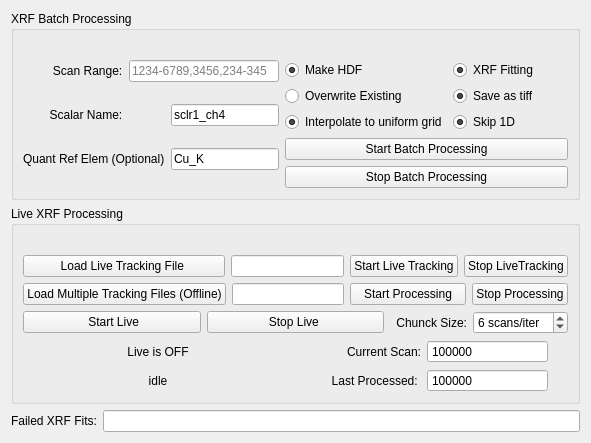
      <widget class="QWidget" name="tab_2">
       <attribute name="title">
        <string>XRF</string>
       </attribute>
       <layout class="QGridLayout" name="gridLayout_13">
        <item row="0" column="0">
         <widget class="QGroupBox" name="groupBox_3">
          <property name="title">
           <string>XRF Batch Processing</string>
          </property>
          <layout class="QGridLayout" name="gridLayout_36">
           <item row="0" column="0">
            <widget class="QLabel" name="label_23">
             <property name="sizePolicy">
              <sizepolicy hsizetype="Preferred" vsizetype="Fixed">
               <horstretch>0</horstretch>
               <verstretch>0</verstretch>
              </sizepolicy>
             </property>
             <property name="text">
              <string/>
             </property>
            </widget>
           </item>
           <item row="1" column="0">
            <layout class="QGridLayout" name="gridLayout_11">
             <item row="0" column="0">
              <widget class="QLabel" name="label_22">
               <property name="sizePolicy">
                <sizepolicy hsizetype="Fixed" vsizetype="Fixed">
                 <horstretch>0</horstretch>
                 <verstretch>0</verstretch>
                </sizepolicy>
               </property>
               <property name="text">
                <string>         Scan Range:</string>
               </property>
              </widget>
             </item>
             <item row="0" column="1">
              <widget class="QLineEdit" name="le_XRFBatchSID">
               <property name="placeholderText">
                <string>1234-6789,3456,234-345</string>
               </property>
              </widget>
             </item>
            </layout>
           </item>
           <item row="1" column="1" rowspan="2">
            <layout class="QGridLayout" name="gridLayout_35">
             <item row="0" column="0">
              <widget class="QRadioButton" name="rb_make_hdf">
               <property name="text">
                <string>Make HDF</string>
               </property>
               <property name="checked">
                <bool>true</bool>
               </property>
               <property name="autoExclusive">
                <bool>false</bool>
               </property>
              </widget>
             </item>
             <item row="1" column="0">
              <widget class="QRadioButton" name="rb_h5OverWrite">
               <property name="text">
                <string>Overwrite Existing     </string>
               </property>
               <property name="autoExclusive">
                <bool>false</bool>
               </property>
              </widget>
             </item>
             <item row="1" column="1">
              <widget class="QRadioButton" name="rb_saveXRFTiff">
               <property name="text">
                <string>Save as tiff         </string>
               </property>
               <property name="checked">
                <bool>true</bool>
               </property>
               <property name="autoExclusive">
                <bool>false</bool>
               </property>
              </widget>
             </item>
             <item row="0" column="1">
              <widget class="QRadioButton" name="rb_xrf_fit">
               <property name="text">
                <string>XRF Fitting</string>
               </property>
               <property name="checked">
                <bool>true</bool>
               </property>
               <property name="autoExclusive">
                <bool>false</bool>
               </property>
              </widget>
             </item>
             <item row="2" column="1">
              <widget class="QRadioButton" name="rb_skip1d">
               <property name="text">
                <string>Skip 1D</string>
               </property>
               <property name="checked">
                <bool>true</bool>
               </property>
               <property name="autoExclusive">
                <bool>false</bool>
               </property>
              </widget>
             </item>
             <item row="2" column="0">
              <widget class="QRadioButton" name="rb_inter_uni_grid">
               <property name="text">
                <string>Interpolate to uniform grid</string>
               </property>
               <property name="checked">
                <bool>true</bool>
               </property>
               <property name="autoExclusive">
                <bool>false</bool>
               </property>
              </widget>
             </item>
            </layout>
           </item>
           <item row="3" column="1">
            <widget class="QPushButton" name="pb_xrf_start">
             <property name="sizePolicy">
              <sizepolicy hsizetype="Minimum" vsizetype="Fixed">
               <horstretch>0</horstretch>
               <verstretch>0</verstretch>
              </sizepolicy>
             </property>
             <property name="styleSheet">
              <string notr="true"/>
             </property>
             <property name="text">
              <string>  Start Batch Processing  </string>
             </property>
            </widget>
           </item>
           <item row="4" column="1">
            <widget class="QPushButton" name="pb_stop_batch_xrf">
             <property name="text">
              <string>Stop Batch Processing</string>
             </property>
            </widget>
           </item>
           <item row="2" column="0" rowspan="3">
            <layout class="QGridLayout" name="gridLayout_6">
             <property name="rightMargin">
              <number>0</number>
             </property>
             <item row="0" column="1">
              <widget class="QLineEdit" name="le_sclr_2">
               <property name="text">
                <string>sclr1_ch4</string>
               </property>
               <property name="placeholderText">
                <string>Fe_K</string>
               </property>
              </widget>
             </item>
             <item row="0" column="0">
              <widget class="QLabel" name="label_10">
               <property name="text">
                <string>        Scalar Name:</string>
               </property>
              </widget>
             </item>
             <item row="1" column="0">
              <widget class="QLabel" name="label_24">
               <property name="text">
                <string>Quant Ref Elem (Optional)</string>
               </property>
              </widget>
             </item>
             <item row="1" column="1">
              <widget class="QLineEdit" name="le_qunat_ref_elem">
               <property name="text">
                <string>Cu_K</string>
               </property>
              </widget>
             </item>
            </layout>
           </item>
          </layout>
         </widget>
        </item>
        <item row="1" column="0">
         <widget class="QGroupBox" name="groupBox_2">
          <property name="enabled">
           <bool>true</bool>
          </property>
          <property name="title">
           <string>Live XRF Processing</string>
          </property>
          <layout class="QGridLayout" name="gridLayout_34">
           <item row="0" column="0">
            <widget class="QLabel" name="label_21">
             <property name="text">
              <string/>
             </property>
            </widget>
           </item>
           <item row="1" column="0">
            <layout class="QHBoxLayout" name="horizontalLayout_9">
             <item>
              <widget class="QPushButton" name="pb_load_tracking_file">
               <property name="text">
                <string>          Load Live Tracking File           </string>
               </property>
              </widget>
             </item>
             <item>
              <widget class="QLineEdit" name="le_tracking_File"/>
             </item>
             <item>
              <widget class="QPushButton" name="pb_start_tracking">
               <property name="text">
                <string>Start Live Tracking</string>
               </property>
              </widget>
             </item>
             <item>
              <widget class="QPushButton" name="pb_stop_tracking">
               <property name="text">
                <string>Stop LiveTracking</string>
               </property>
              </widget>
             </item>
            </layout>
           </item>
           <item row="2" column="0">
            <layout class="QGridLayout" name="gridLayout_33">
             <item row="0" column="0">
              <widget class="QPushButton" name="pb_load_multiple_tracking">
               <property name="text">
                <string>Load Multiple Tracking Files (Offline)</string>
               </property>
              </widget>
             </item>
             <item row="0" column="1">
              <widget class="QLineEdit" name="le_multiple_tracking"/>
             </item>
             <item row="0" column="2">
              <widget class="QPushButton" name="pb_start_multiple_tracking">
               <property name="text">
                <string>   Start Processing   </string>
               </property>
              </widget>
             </item>
             <item row="0" column="3">
              <widget class="QPushButton" name="le_stop_multiple_tracking">
               <property name="text">
                <string>Stop Processing</string>
               </property>
              </widget>
             </item>
            </layout>
           </item>
           <item row="3" column="0">
            <layout class="QGridLayout" name="gridLayout_28">
             <item row="0" column="2">
              <layout class="QGridLayout" name="gridLayout_26">
               <item row="0" column="1">
                <widget class="QSpinBox" name="sb_chunk_size">
                 <property name="toolTip">
                  <string>including 1d and 2d</string>
                 </property>
                 <property name="suffix">
                  <string> scans/iter</string>
                 </property>
                 <property name="minimum">
                  <number>1</number>
                 </property>
                 <property name="maximum">
                  <number>99</number>
                 </property>
                 <property name="singleStep">
                  <number>3</number>
                 </property>
                 <property name="value">
                  <number>6</number>
                 </property>
                </widget>
               </item>
               <item row="0" column="0">
                <widget class="QLabel" name="label_13">
                 <property name="text">
                  <string>Chunck Size:</string>
                 </property>
                 <property name="alignment">
                  <set>Qt::AlignRight|Qt::AlignTrailing|Qt::AlignVCenter</set>
                 </property>
                </widget>
               </item>
              </layout>
             </item>
             <item row="0" column="0">
              <widget class="QPushButton" name="pb_live">
               <property name="enabled">
                <bool>true</bool>
               </property>
               <property name="styleSheet">
                <string notr="true"/>
               </property>
               <property name="text">
                <string>     Start Live    </string>
               </property>
              </widget>
             </item>
             <item row="0" column="1">
              <widget class="QPushButton" name="pb_stop_live">
               <property name="text">
                <string>     Stop Live      </string>
               </property>
              </widget>
             </item>
            </layout>
           </item>
           <item row="4" column="0">
            <layout class="QGridLayout" name="gridLayout_37">
             <item row="0" column="0">
              <layout class="QGridLayout" name="gridLayout_27">
               <item row="0" column="0">
                <widget class="QLabel" name="lbl_live_sts_msg">
                 <property name="text">
                  <string>    Live is OFF    </string>
                 </property>
                 <property name="alignment">
                  <set>Qt::AlignCenter</set>
                 </property>
                </widget>
               </item>
               <item row="1" column="0">
                <widget class="QLabel" name="lbl_scan_status">
                 <property name="sizePolicy">
                  <sizepolicy hsizetype="Preferred" vsizetype="Minimum">
                   <horstretch>0</horstretch>
                   <verstretch>0</verstretch>
                  </sizepolicy>
                 </property>
                 <property name="styleSheet">
                  <string notr="true">font: 75 20pt &quot;DejaVu Sans&quot;;</string>
                 </property>
                 <property name="text">
                  <string>idle</string>
                 </property>
                 <property name="alignment">
                  <set>Qt::AlignCenter</set>
                 </property>
                </widget>
               </item>
              </layout>
             </item>
             <item row="0" column="1">
              <layout class="QGridLayout" name="gridLayout_25">
               <property name="rightMargin">
                <number>20</number>
               </property>
               <item row="0" column="0">
                <layout class="QGridLayout" name="gridLayout_9">
                 <item row="0" column="0">
                  <widget class="QLabel" name="label_18">
                   <property name="text">
                    <string>Current Scan:</string>
                   </property>
                   <property name="alignment">
                    <set>Qt::AlignRight|Qt::AlignTrailing|Qt::AlignVCenter</set>
                   </property>
                  </widget>
                 </item>
                 <item row="0" column="1">
                  <widget class="QSpinBox" name="sb_scan_number">
                   <property name="sizePolicy">
                    <sizepolicy hsizetype="Preferred" vsizetype="Fixed">
                     <horstretch>0</horstretch>
                     <verstretch>0</verstretch>
                    </sizepolicy>
                   </property>
                   <property name="styleSheet">
                    <string notr="true">font: 75 20pt &quot;C059&quot;;</string>
                   </property>
                   <property name="readOnly">
                    <bool>true</bool>
                   </property>
                   <property name="buttonSymbols">
                    <enum>QAbstractSpinBox::NoButtons</enum>
                   </property>
                   <property name="maximum">
                    <number>9999999</number>
                   </property>
                   <property name="value">
                    <number>999999</number>
                   </property>
                  </widget>
                 </item>
                </layout>
               </item>
               <item row="1" column="0">
                <layout class="QGridLayout" name="gridLayout_24">
                 <item row="0" column="1">
                  <widget class="QSpinBox" name="sb_last_sid_processed">
                   <property name="sizePolicy">
                    <sizepolicy hsizetype="Preferred" vsizetype="Fixed">
                     <horstretch>0</horstretch>
                     <verstretch>0</verstretch>
                    </sizepolicy>
                   </property>
                   <property name="styleSheet">
                    <string notr="true">font: 75 20pt &quot;C059&quot;;</string>
                   </property>
                   <property name="readOnly">
                    <bool>true</bool>
                   </property>
                   <property name="buttonSymbols">
                    <enum>QAbstractSpinBox::NoButtons</enum>
                   </property>
                   <property name="maximum">
                    <number>9999999</number>
                   </property>
                   <property name="value">
                    <number>999999</number>
                   </property>
                  </widget>
                 </item>
                 <item row="0" column="0">
                  <widget class="QLabel" name="label_19">
                   <property name="text">
                    <string>Last Processed: </string>
                   </property>
                   <property name="alignment">
                    <set>Qt::AlignRight|Qt::AlignTrailing|Qt::AlignVCenter</set>
                   </property>
                  </widget>
                 </item>
                </layout>
               </item>
              </layout>
             </item>
            </layout>
           </item>
          </layout>
         </widget>
        </item>
        <item row="2" column="0">
         <layout class="QHBoxLayout" name="horizontalLayout_10">
          <item>
           <widget class="QLabel" name="label_25">
            <property name="text">
             <string>Failed XRF Fits:</string>
            </property>
           </widget>
          </item>
          <item>
           <widget class="QLineEdit" name="le_failed_scans"/>
          </item>
         </layout>
        </item>
       </layout>
      </widget>
